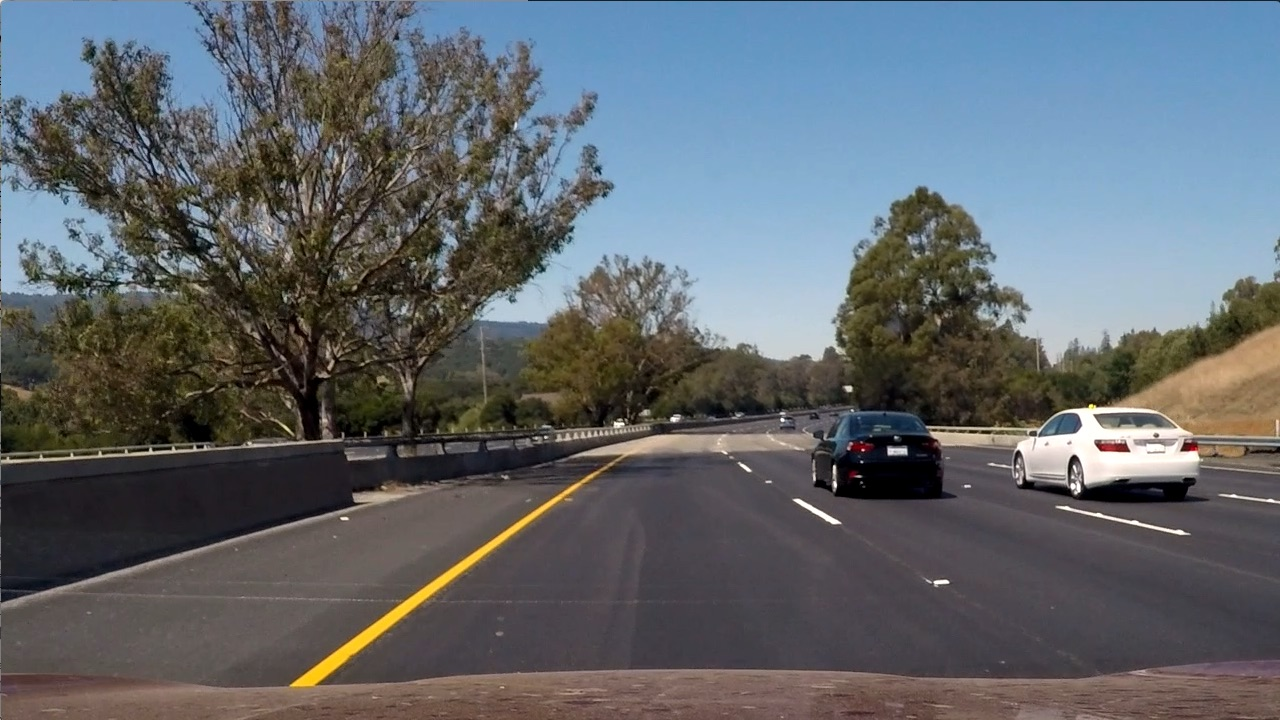
#> input picture test6.jpg, 1280 x 720 px, found by its file name
$ jupyter execute --allow-errors perspective.ipynb
#> lines starting #> are read from the running program, lines starting #| are printed output that depends on the picture; after the words box and inside, x2 and y2 are one past the last pixel; in counts of white or black regions, pixels touching at a corner belong together
[cell 1]
import pickle
import cv2
import numpy as np
import matplotlib.pyplot as plt
import matplotlib.image as mpimg

#> (a cell that did not finish here is left out)

[cell 3]
img = cv2.imread('test_image2.png')
nx = 8
ny = 6
def corners_unwarp(img, nx, ny, mtx, dist):

    corrected_image=cv2.undistort(img,mtx,dist,None,mtx)

    gray_image=cv2.cvtColor(corrected_image, cv2.COLOR_BGR2GRAY)

    ret,corners=cv2.findChessboardCorners(gray_image,(nx,ny),None)

    if ret==True:

            cv2.drawChessboardCorners(corrected_image,(nx,ny), corners, ret)


            src=np.float32([corners[0],corners[nx-1],corners[-1],corners[-nx]])

            offset=100
            dst=np.float32([[offset,offset],[gray_image.shape[1]-offset,offset],[gray_image.shape[1]-offset,gray_image.shape[0]-offset],[offset,gray_image.shape[0]-offset]])

            M=cv2.getPerspectiveTransform(src,dst)

            img_size=(corrected_image.shape[1],corrected_image.shape[0])
            warped = cv2.warpPerspective(corrected_image, M, img_size)
    return warped, M

#> (the rest of this cell did not finish here and is left out)

[cell 4]
img=mpimg.imread("test6.jpg")
#> img is the input picture: shape (720, 1280, 3); mean R, G, B 97, 102.6, 107.9

copy = np.copy(img)
bottom_px = copy.shape[0] - 1
#> bottom_px = 719
pts = np.array([[200,bottom_px],[600,450],[690,450], [1110, bottom_px]], np.int32)
cv2.polylines(copy,[pts],True,(255,0,0), 10)
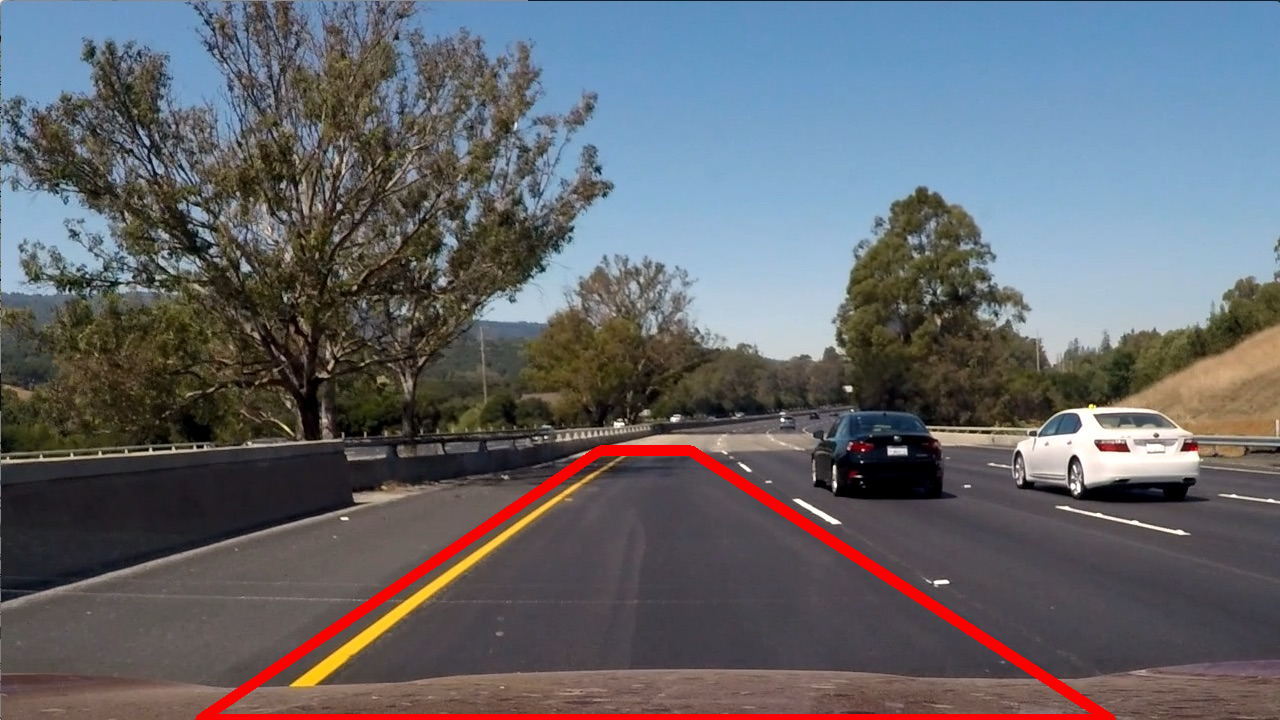
#> copy: shape (720, 1280, 3); 1.84% of pixels changed, all inside (x1, y1, x2, y2) = (195, 445, 1116, 720)
plt.imshow(copy)
src_pts=np.float32(pts)
dest_pts=np.array([[200,bottom_px],[200,0],[1000,0],[1000,bottom_px]],np.float32)

[cell 5]
def perspective_transform(src_pts,dest_pts):
    matrix=cv2.getPerspectiveTransform(src_pts,dest_pts)
    inverse_matrix=cv2.getPerspectiveTransform(dest_pts,src_pts)
    warped_image = cv2.warpPerspective(img, matrix,(img.shape[1],img.shape[0]))
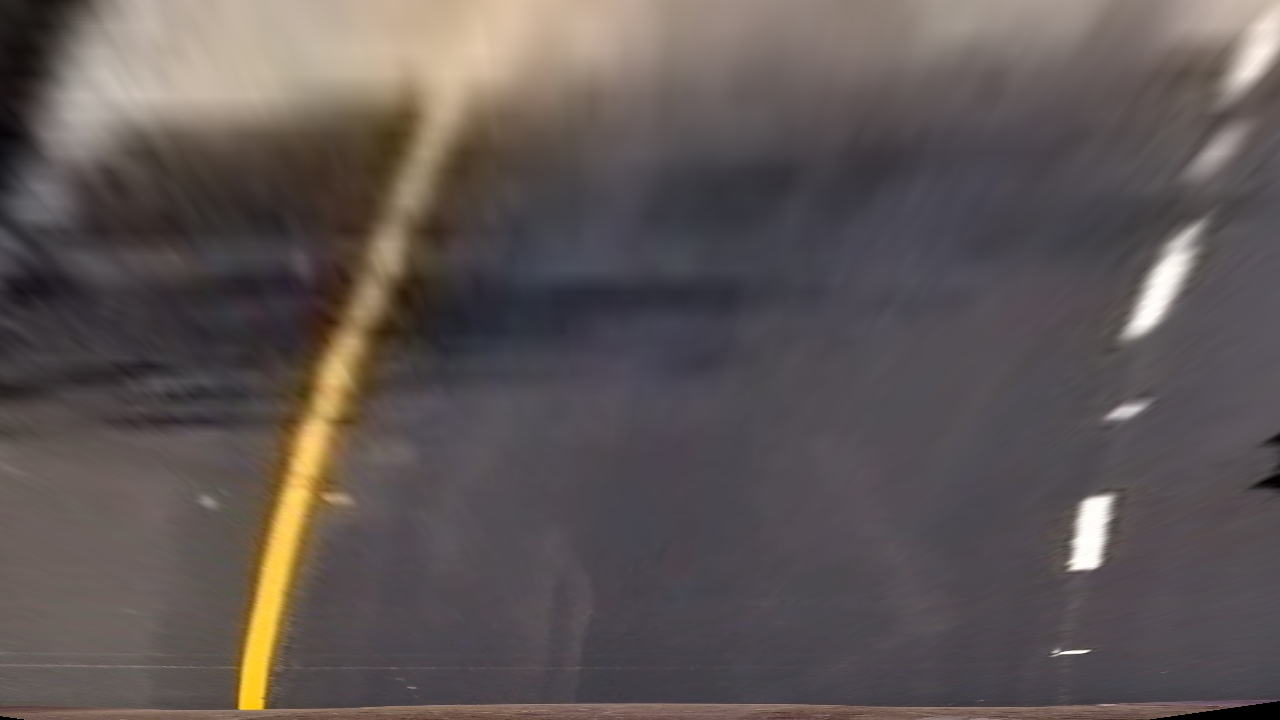
#> warped_image: shape (720, 1280, 3); mean R, G, B 94.6, 85.9, 84.6
    return warped_image

$ run again, with Distortion removal.png saved as test6.jpg
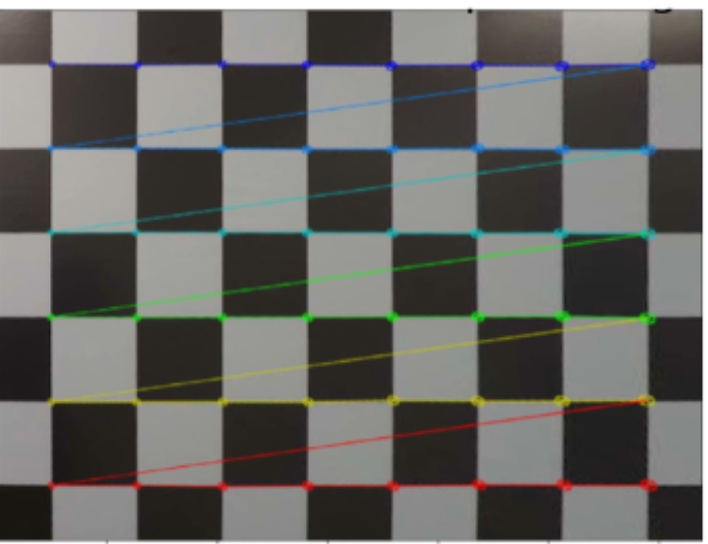
#> input picture Distortion removal.png, 708 x 544 px, found by its file name
#> img is the input picture: shape (544, 708, 3); mean R, G, B 103.6, 103, 99.2
#> `cv2.polylines(copy,[pts],True,(255,0,0), 10)`:
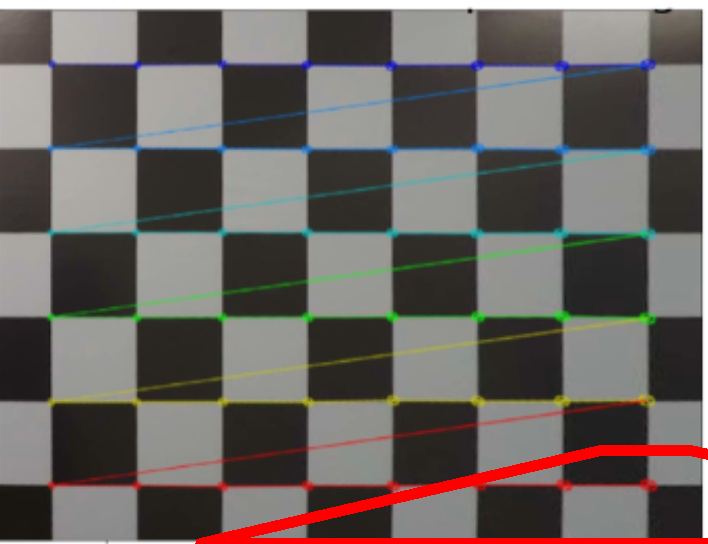
#> copy: shape (544, 708, 3); 2.21% of pixels changed, all inside (x1, y1, x2, y2) = (195, 445, 708, 544)
#> in perspective_transform, `warped_image = cv2.warpPerspective(img, matrix,(img.shape[1],img.shape..`:
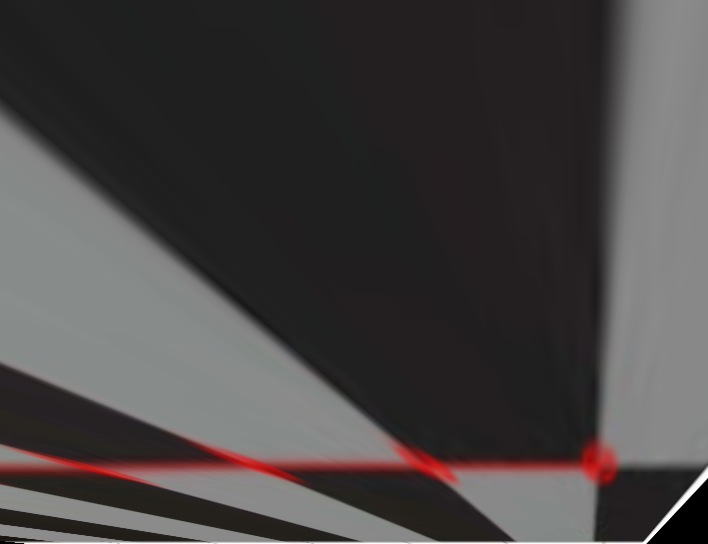
#> warped_image: shape (544, 708, 3); mean R, G, B 71.3, 67.9, 67.8

$ run again, with Perspective transform.png saved as test6.jpg
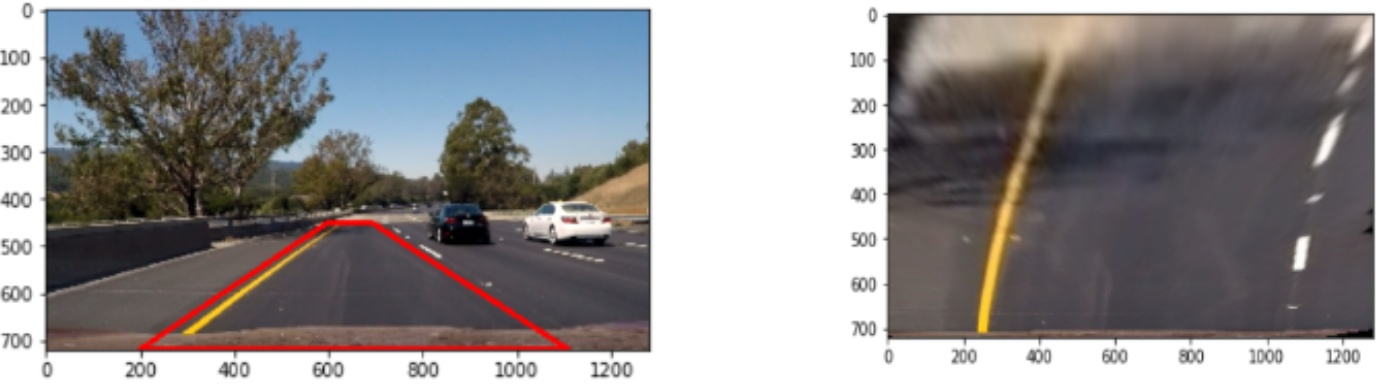
#> input picture Perspective transform.png, 1384 x 384 px, found by its file name
#> img is the input picture: shape (384, 1384, 3); mean R, G, B 143.6, 141.4, 143.1
#> `cv2.polylines(copy,[pts],True,(255,0,0), 10)`:
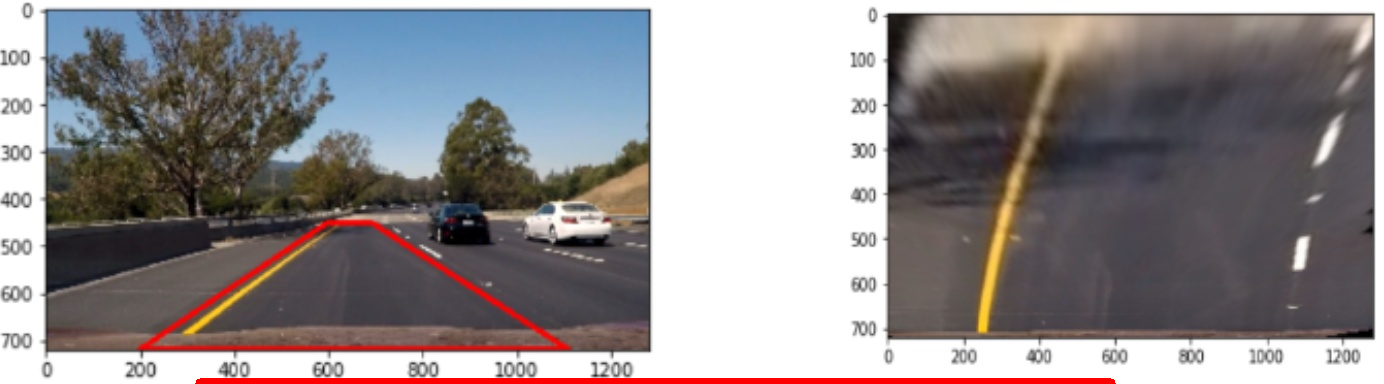
#> copy: shape (384, 1384, 3); 1.04% of pixels changed, all inside (x1, y1, x2, y2) = (195, 378, 1116, 384)
